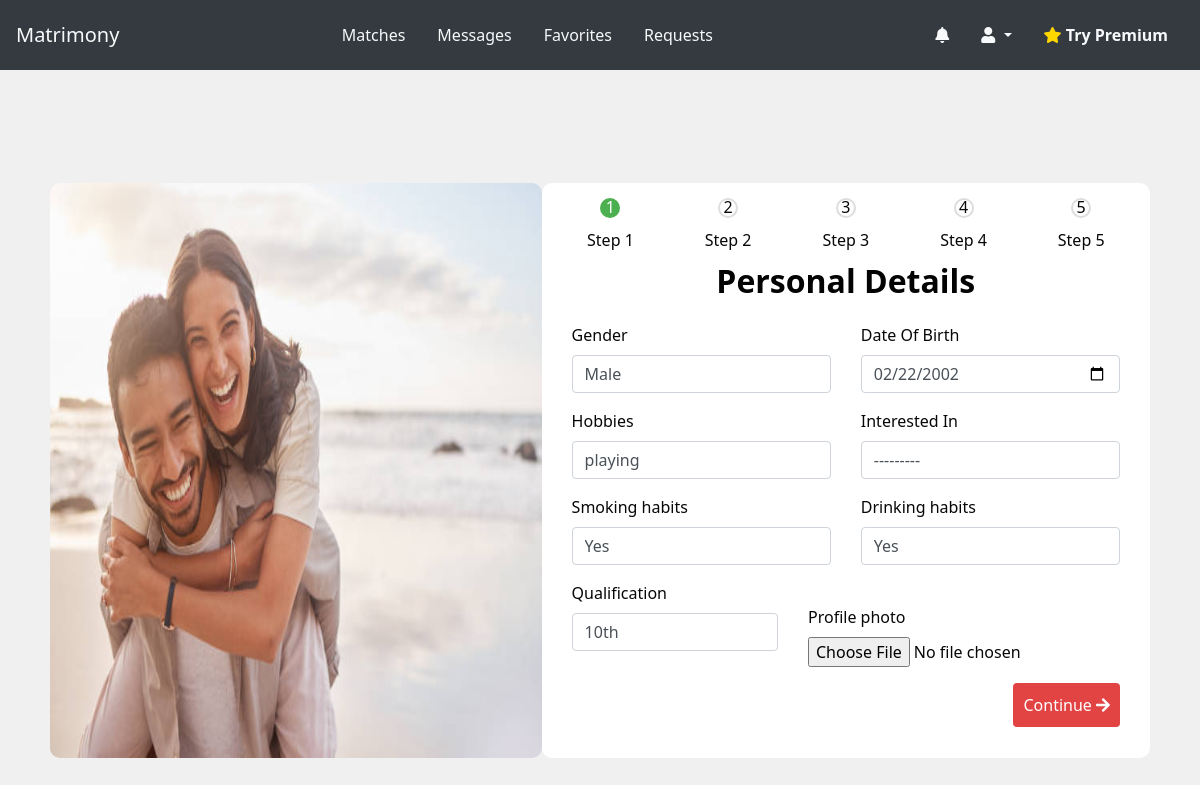
/accounts/complete_profile/ (signed in), run on an earlier commit of the app's database.
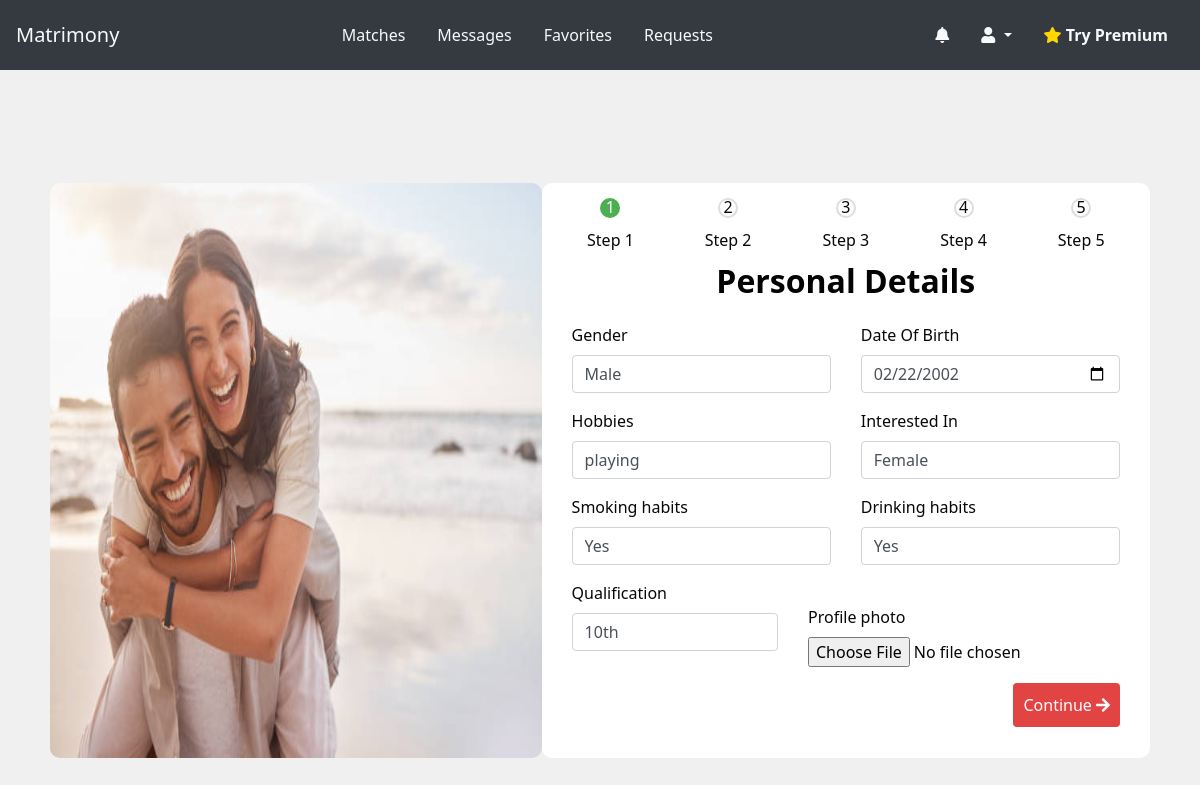
And on a later commit of the database.
### accounts/models.py (models this page shows, shortened)
class User(AbstractUser):
    GENDER_CHOICES = (('Male','Male'),('Female','Female'),('Other','Other'),)
    INTEREST_CHOICES = (('Male','Male'),('Female','Female'),('Other','Other'),)
    EXPERTISE_CHOICES = (('Beginner','Beginner'),('Intermediate','Intermediate'),('Expert','Expert'),)
    JOB_STATUS_CHOICES = (('Employee','Employee'),('Employer','Employer'),('JobSeeker','JobSeeker'),)
    phone_number =models.CharField(
        max_length=15,
        blank=True,
        verbose_name='Phone Number'
    )
    profile_photo = models.ImageField(
        upload_to='profile_photos/',
        blank=True,
        verbose_name='Profile photo'
    )
    date_of_birth = models.DateField(
        null=True,
        blank=True,
        verbose_name='Date Of Birth'
    )
    gender =models.CharField(
        max_length= 6,
        choices=GENDER_CHOICES,
        blank=True,
        verbose_name='Gender',
        default='Male'
    )
    friend = models.ManyToManyField('self', blank=True)
    hobbies = models.ForeignKey(Hobby,related_name='users',blank=True,null=True,on_delete=models.CASCADE)
    interest =models.CharField(max_length=6,choices=INTEREST_CHOICES,verbose_name='Interested In',blank=True,null=True,default='Male')
    smoking_habits = models.CharField(max_length=50, choices=[('yes', 'Yes'), ('no', 'No')], default='no',blank=True,null=True)
    drinking_habits = models.CharField(max_length=50, choices=[('yes', 'Yes'), ('no', 'No')], default='no',blank=True,null=True)
    qualification = models.CharField(max_length=255,blank=True,null=True)
    job_status = models.CharField(max_length=100,blank=True,verbose_name='Job Status',choices=JOB_STATUS_CHOICES)
    company_name = models.CharField(max_length=255, blank=True, null=True,verbose_name='Company Name')
    designation = models.CharField(max_length=100,blank=True,null=True,verbose_name='Designation')
    company_location = models.CharField(max_length=200,blank=True,null=True,verbose_name='Company Location')
    job_title = models.CharField(max_length=255, blank=True, null=True,verbose_name='Job Title')
    expertise_level = models.CharField(max_length=100,
        blank=True,
        verbose_name='Expertise Level',
        choices=EXPERTISE_CHOICES)
    about = models.TextField(max_length=1000,blank=True,null=True)
    facebook = models.URLField(max_length=100,blank=True,null=True)
    instagram = models.URLField(max_length=100,blank=True,null=True)
    snapchat = models.URLField(max_length=100,blank=True,null=True)
    groups = models.ManyToManyField(
        'auth.Group',
        related_name='custom_user_set',  # Change this to a unique name
        blank=True,
        help_text='The groups this user belongs to. A user will get all permissions granted to each of their groups.',
        related_query_name='custom_user',
    )
    user_permissions = models.ManyToManyField(
        'auth.Permission',
        related_name='custom_user_set',  # Change this to a unique name
        blank=True,
        help_text='Specific permissions for this user.',
        related_query_name='custom_user',
    )

### accounts/views.py (the view)
# urls.py: path('complete_profile/',complete_profile,name='complete_profile'),
def complete_profile(request):
    if request.method == 'POST':
        form = UserProfileForm(request.POST,request.FILES, instance=request.user)
        if form.is_valid():
            try:
                user = form.save(commit=False)
                user.save()
                messages.success(request,'Your Profile has been updated!')
                return redirect('accounts:address_details')
            except IntegrityError as e:
                print(f"Error during registration: {e}")
                return render(request, 'registration/register.html')
    else:
        form = UserProfileForm(instance=request.user)
    return render(request,'registration/complete_profile.html',{'form':form})

### accounts/forms.py
class UserProfileForm(ModelForm):
    class Meta:
        model = User
        fields = [
            'date_of_birth',
            'gender',
            'hobbies',
            'interest',
            'smoking_habits',
            'drinking_habits',
            'qualification',
            'profile_photo',
        ]
        widgets = {
            'hobbies': Select(attrs={'class':'form-control'}),
            'interest': Select(attrs={'class':'form-control'}),
            'smoking_habits': Select(attrs={'class':'form-control'}),
            'drinking_habits': Select(attrs={'class':'form-control'}),
            'qualification': TextInput(attrs={'class':'form-control'}),
            'profile_photo': FileInput(),
            'date_of_birth': DateInput(attrs={'class': 'form-control','type' :'date'}),
            'gender': Select(attrs={'class': 'form-control'}),
        }

### accounts/models.py (called while the page is built)
    def __str__(self):
        return self.name

### accounts/templates/registration/complete_profile.html (shortened to what this page needs)
{% extends 'shared/base.html' %}
{% block content %}
{% load static%}
<html lang="en">
<head>
    <link href="https://maxcdn.bootstrapcdn.com/bootstrap/4.5.2/css/bootstrap.min.css" rel="stylesheet">
    <link rel="stylesheet" type="text/css" href="{% static 'assets/css/accounts/complete.css' %}">
</head>
<body>
    <div class="container ">
        <div class="image-container">
            <img src="{% static 'assets/img/userimg/cpl3.jpg'%}" alt="Image">
        </div>
        <div class="login-container">
        <ul class="progressbar">
            <li class="active">Step 1</li>
            <li>Step 2</li>
            <li>Step 3</li>
            <li>Step 4</li>
            <li>Step 5</li>
        </ul>
        <h2 class="text-center">Personal Details</h2>
        <form action="{% url "accounts:complete_profile"%}" method="POST" enctype="multipart/form-data">
            <div class="row">
                <div class="col">
                    {% include 'components/form_field.html' with field=form.gender %}
                </div>
                <div class="col">
                    {% include 'components/form_field.html' with field=form.date_of_birth %}
                </div>
            </div>
            <div class="row">
                <div class="col">
                    {% include 'components/form_field.html' with field=form.hobbies %}
                </div>
                <div class="col">
                    {% include 'components/form_field.html' with field=form.interest %}
                </div>
            </div>
            <div class="row">
                <div class="col">
                    {% include 'components/form_field.html' with field=form.smoking_habits %}
                </div>
                <div class="col">
                    {% include 'components/form_field.html' with field=form.drinking_habits %}
                </div>
            </div>
            <div class="row">
                <div class="col">
                    {% include 'components/form_field.html' with field=form.qualification %}
                </div>
                <div class="col mt-4">
                    {% include 'components/form_field.html' with field=form.profile_photo %}
                </div>
            </div>
            <div class="d-flex justify-content-end">
                <button type="submit" class="btn btn-primary">
                    Continue <i class="fas fa-arrow-right"></i>
                </button>
            </div>
        </form>
    </div>
</div>
</body>
</html>
{% endblock content %}

### templates/components/form_field.html (shortened to what this page needs)
<div class="form-group">
    <label for="{{ field.id_for_label }}">
        {{ field.label }}{% if field.field.required %} <span class="text-danger">*</span>{% endif %}
    </label>
    {{ field }}
</div>

What changed in the data, as far as the page shows it:
changed User "Male": interest "---------" → "Female"
